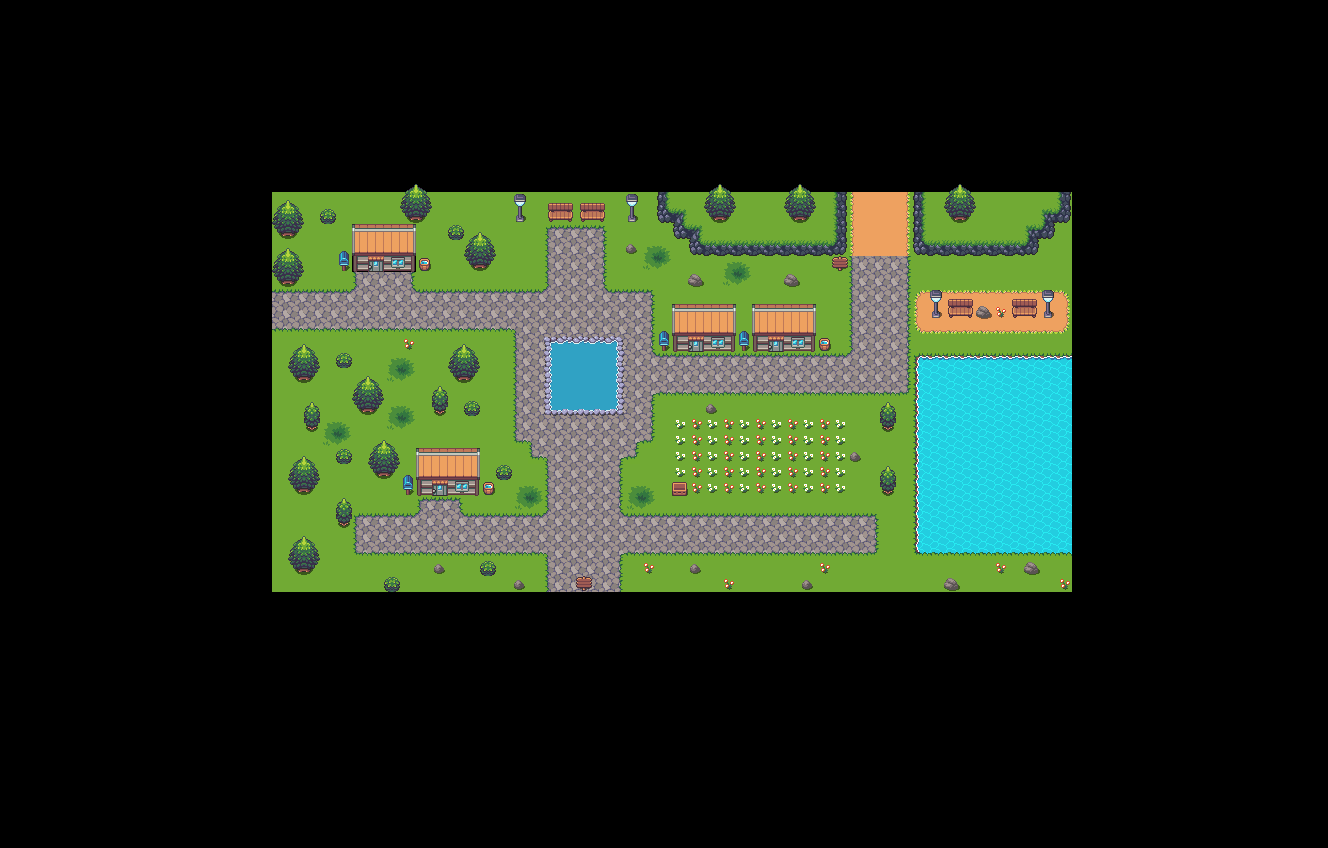

A level layout from a 2D game, rendered from its tile map. Below: a short description, then the map file with tile-grid data replaced by summaries:
An orthogonal 83x53 tile map with 16x16 px tiles, 3 tile layers (Terreno, Personaggio, Decorazione), 3 tilesets and 28 objects.

<map version="1.10" tiledversion="1.11.2" orientation="orthogonal" renderorder="right-down" width="83" height="53" tilewidth="16" tileheight="16" infinite="0" backgroundcolor="#000000" nextlayerid="13" nextobjectid="44">
 <tileset firstgid="1" source="primo.tsx" />
 <tileset firstgid="1537" source="free_water_tiles1.tsx" />
 <tileset firstgid="1597" source="secondo.tsx" />
 <layer id="9" name="Terreno" width="83" height="53">
  <data>[4399 cells, 1699 non-empty, 28 distinct tile ids]</data>
 </layer>
 <layer id="10" name="Personaggio" width="83" height="53">
  <data>[4399 cells, 3168 non-empty, 2 distinct tile ids]</data>
 </layer>
 <objectgroup id="12" name="Oggetti">
  <object id="1" x="288" y="336" width="31.5" height="47.5" />
  <object id="2" x="448" y="336" width="32.5" height="48" />
  <object id="3" x="352.5" y="368" width="31.5" height="48" />
  <object id="4" x="304.5" y="399.5" width="15" height="32.5" />
  <object id="5" x="288.5" y="447.5" width="31" height="49" />
  <object id="6" x="367.5" y="432" width="32.5" height="48" />
  <object id="7" x="416.5" y="447.5" width="63.5" height="48" />
  <object id="8" x="336.5" y="496.5" width="15.5" height="31.5" />
  <object id="9" x="287" y="528" width="32.5" height="48" />
  <object id="11" x="432.5" y="384" width="15" height="31.5" />
  <object id="12" x="400" y="464" width="15.5" height="31.5" />
  <object id="13" x="416" y="448" width="64" height="48" />
  <object id="14" x="656.5" y="320.5" width="15" height="31.5" />
  <object id="15" x="736" y="320" width="16" height="31.5" />
  <object id="16" x="672.5" y="304.5" width="62.5" height="46.5" />
  <object id="17" x="752" y="304.5" width="63.5" height="46.5" />
  <object id="18" x="336.5" y="241" width="16" height="32" />
  <object id="19" x="352.333" y="224.833" width="63.5" height="48" />
  <object id="20" x="544.5" y="192" width="31.5" height="32" />
  <object id="21" x="576" y="192" width="32" height="32" />
  <object id="22" x="943.5" y="287.5" width="32" height="31" />
  <object id="23" x="1008" y="287.5" width="32" height="32.5" />
  <object id="24" x="927.5" y="287.5" width="15" height="31" />
  <object id="25" x="1041" y="288" width="14" height="32.5" />
  <object id="26" x="272.5" y="240.5" width="32" height="48" />
  <object id="27" x="273" y="192" width="31.5" height="47.5" />
  <object id="28" x="399.5" y="192.5" width="32.5" height="31.5" />
  <object id="29" x="464" y="224" width="32.5" height="48" />
 </objectgroup>
 <layer id="11" name="Decorazione" width="83" height="53">
  <data>[4399 cells, 619 non-empty, 73 distinct tile ids]</data>
 </layer>
</map>
